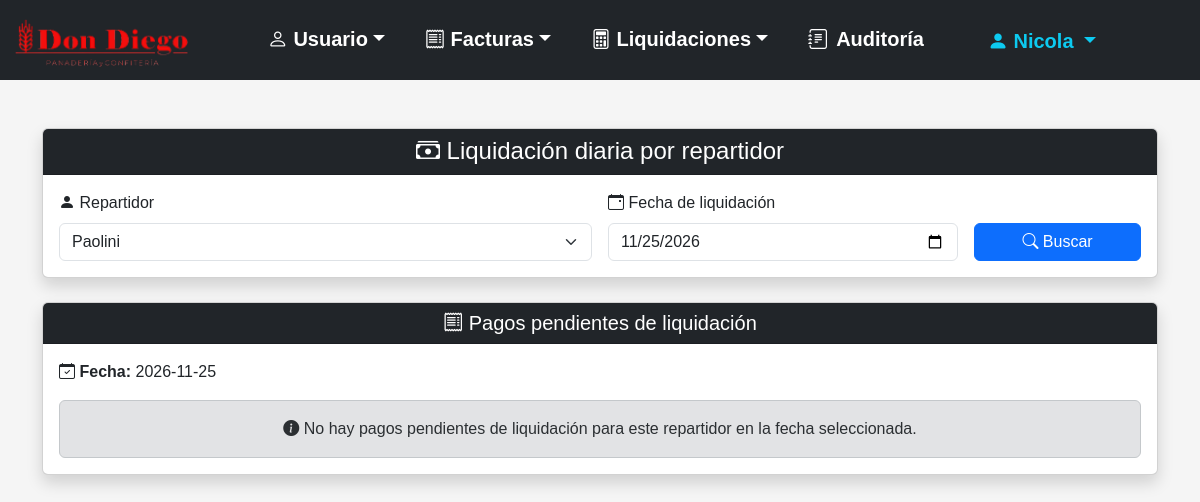
/Panaderia-v2/liquidacion_diaria.php?id_repartidor=1 (signed in), run on an earlier commit of the app's database.
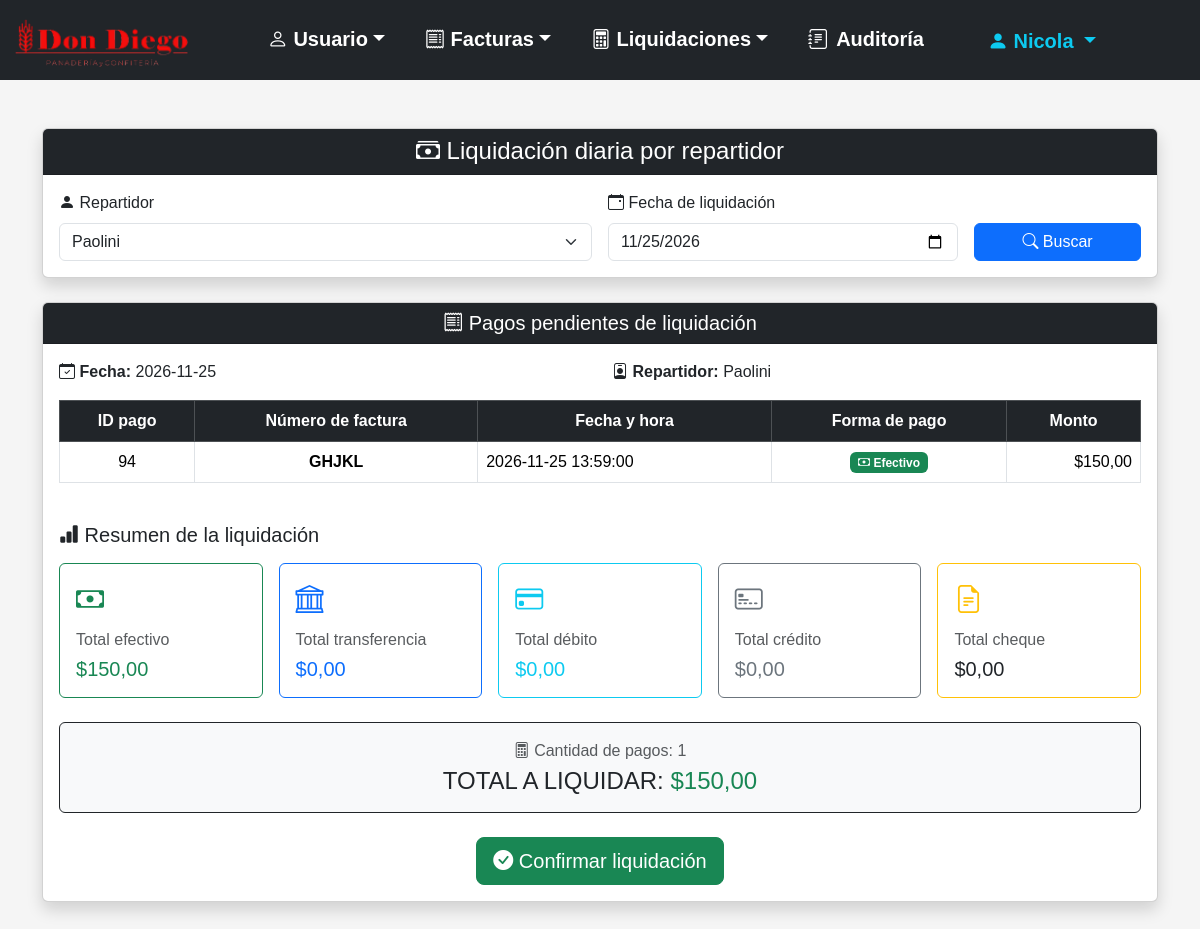
And on a later commit of the database.
### tables this page shows
CREATE TABLE `pago` (
  `id` int(10) UNSIGNED NOT NULL,
  `id_factura` int(10) UNSIGNED NOT NULL,
  `id_repartidor` smallint(5) UNSIGNED NOT NULL,
  `monto` decimal(8,2) NOT NULL,
  `forma_pago` enum('Efectivo','Transferencia','Debito','Credito','Cheque') NOT NULL,
  `fecha_hora` datetime NOT NULL DEFAULT current_timestamp(),
  `liquidado` tinyint(1) NOT NULL DEFAULT 0,
  `id_liquidacion` int(10) UNSIGNED DEFAULT NULL
);

CREATE TABLE `usuario` (
  `id` smallint(5) UNSIGNED NOT NULL,
  `usuario` varchar(32) NOT NULL,
  `contrasenia` varchar(255) NOT NULL,
  `activo` tinyint(1) NOT NULL DEFAULT 1,
  `id_ROL` tinyint(3) UNSIGNED NOT NULL
);

CREATE TABLE `factura` (
  `id` int(10) UNSIGNED NOT NULL,
  `numero_serie` varchar(20) NOT NULL,
  `monto` decimal(8,2) NOT NULL,
  `fecha_registro` datetime NOT NULL,
  `fecha_cobro` datetime DEFAULT NULL,
  `estado` enum('Cobrado','Pendiente','Anulada') NOT NULL DEFAULT 'Pendiente',
  `id_usuario_registro` smallint(5) UNSIGNED NOT NULL,
  `id_usuario_asignado` smallint(5) UNSIGNED DEFAULT NULL
);

### Panaderia-v2/liquidacion_diaria.php (the view, shortened to what the changed rows need)
<?php
require_once "conexion.php";
$pagos = [];
$id_repartidor_seleccionado = $_GET["id_repartidor"] ?? "";
$fecha_seleccionada = $_GET["fecha"] ?? date("Y-m-d");
$total_general = 0;
$total_efectivo = 0;
$total_transferencia = 0;
$total_credito = 0;
$total_debito = 0;
$total_cheque = 0;
if (
    $id_repartidor_seleccionado !== ""
    && $fecha_seleccionada !== ""
) {
    try {
        $sqlPagos = "SELECT p.id, p.id_factura, p.id_repartidor, p.monto, p.forma_pago, p.fecha_hora, p.liquidado, f.numero_serie, u.usuario AS nombre_repartidor
            FROM pago p INNER JOIN factura f ON p.id_factura = f.id INNER JOIN usuario u ON p.id_repartidor = u.id
            WHERE p.id_repartidor = :id_repartidor AND DATE(p.fecha_hora) = :fecha AND p.liquidado = 0
            ORDER BY p.fecha_hora ASC
        ";
        $stmtPagos = $conexion->prepare($sqlPagos);
        $stmtPagos->execute([":id_repartidor" => $id_repartidor_seleccionado, ":fecha" => $fecha_seleccionada]);
        $pagos = $stmtPagos->fetchAll(PDO::FETCH_ASSOC);
        foreach ($pagos as $pago) {
            $monto = (float) $pago["monto"];
            $total_general += $monto;
            switch ($pago["forma_pago"]) {
                case "Efectivo":
                    $total_efectivo += $monto;
                    break;
            }
        }
    } catch (PDOException $e) {
        $pagos = [];
        $error = "Error al obtener los pagos del repartidor.";
    }
}
?>
<!DOCTYPE html>
<html lang="es">
<head>
    <link rel="stylesheet" href="css/bootstrap-5.3.8/css/bootstrap.min.css">
    <link rel="stylesheet" href="imagenes/bootstrap-icons-1.13.1/bootstrap-icons.min.css">
    <link rel="stylesheet" href="css/estilo.css">
</head>
<body>
    <?php require_once "menu.php"; ?>
    <div class="container mt-5 mb-5">
        <?php if (
            $id_repartidor_seleccionado !== ""
            && $fecha_seleccionada !== ""
        ): ?>
            <div class="card shadow mb-4">
                <div class="card-body">
                    <div class="row mb-3">
                        <div class="col-md-6">
                            <strong> <i class="bi bi-calendar-check"></i> Fecha:</strong>
                            <?= htmlspecialchars($fecha_seleccionada) ?>
                        </div>
                        <?php if (count($pagos) > 0): ?>
                            <div class="col-md-6">
                                <strong><i class="bi bi-person-badge"></i> Repartidor:</strong>
                                <?= htmlspecialchars($pagos[0]["nombre_repartidor"]) ?>
                            </div>
                        <?php endif; ?>
                    </div>
                    <?php if (count($pagos) > 0): ?>
                        <div class="table-responsive">
                            <table class="table table-bordered table-hover align-middle">
                                <thead class="table-dark text-center">
                                    <tr>
                                        <th>ID pago</th>
                                        <th>Número de factura</th>
                                        <th>Fecha y hora</th>
                                        <th>Forma de pago</th>
                                        <th>Monto</th>
                                    </tr>
                                </thead>
                                <tbody>
                                    <?php foreach ($pagos as $pago): ?>
                                        <tr>
                                            <td class="text-center"><?= htmlspecialchars($pago["id"]) ?></td>
                                            <td class="text-center fw-bold"><?= htmlspecialchars($pago["numero_serie"]) ?></td>
                                            <td><?= htmlspecialchars($pago["fecha_hora"]) ?></td>
                                            <td class="text-center">
                                            <?php
                                            switch ($pago["forma_pago"]) {
                                                case "Efectivo":
                                                    $clase = "bg-success";
                                                    $icono = "bi-cash";
                                                    $nombre = "Efectivo";
                                                    break;
                                            }
                                            ?>
                                            <span class="badge <?= $clase ?>">
                                                <i class="bi <?= $icono ?>"></i>
                                                <?= htmlspecialchars($nombre) ?>
                                            </span>
                                            </td>
                                            <td class="text-end text-nowrap">
                                                $<?= number_format($pago["monto"], 2, ",", ".") ?>
                                            </td>
                                        </tr>
                                    <?php endforeach; ?>
                                </tbody>
                            </table>
                        </div>
                        <h5 class="mt-4 mb-3">
                            <i class="bi bi-bar-chart-fill"></i> Resumen de la liquidación
                        </h5>
                        <div class="row g-3">
                            <div class="col">
                                <div class="card border-success h-100">
                                    <div class="card-body">
                                        <div class="text-success mb-2">
                                            <i class="bi bi-cash fs-3"></i>
                                        </div>
                                        <h6 class="text-muted">Total efectivo</h6>
                                        <h5 class="mb-0 text-success">
                                            $<?= number_format($total_efectivo, 2, ",", ".") ?>
                                        </h5>
                                    </div>
                                </div>
                            </div>
                            <div class="col">
                                <div class="card border-primary h-100">
                                    <div class="card-body">
                                        <div class="text-primary mb-2">
                                            <i class="bi bi-bank fs-3"></i>
                                        </div>
                                        <h6 class="text-muted">Total transferencia</h6>
                                        <h5 class="mb-0 text-primary">
                                            $<?= number_format($total_transferencia, 2, ",", ".") ?>
                                        </h5>
                                    </div>
                                </div>
                            </div>
                            <div class="col">
                                <div class="card border-info h-100">
                                    <div class="card-body">
                                        <div class="text-info mb-2">
                                            <i class="bi bi-credit-card fs-3"></i>
                                        </div>
                                        <h6 class="text-muted">Total débito</h6>
                                        <h5 class="mb-0 text-info">
                                            $<?= number_format($total_debito, 2, ",", ".") ?>
                                        </h5>
                                    </div>
                                </div>
                            </div>
                            <div class="col">
                                <div class="card border-secondary h-100">
                                    <div class="card-body">
                                        <div class="text-secondary mb-2">
                                            <i class="bi bi-credit-card-2-front fs-3"></i>
                                        </div>
                                        <h6 class="text-muted">Total crédito</h6>
                                        <h5 class="mb-0 text-secondary">
                                            $<?= number_format($total_credito, 2, ",", ".") ?>
                                        </h5>
                                    </div>
                                </div>
                            </div>
                            <div class="col">
                                <div class="card border-warning h-100">
                                    <div class="card-body">
                                        <div class="text-warning mb-2">
                                            <i class="bi bi-file-earmark-text fs-3"></i>
                                        </div>
                                        <h6 class="text-muted">Total cheque</h6>
                                        <h5 class="mb-0 text-dark">
                                            $<?= number_format($total_cheque, 2, ",", ".") ?>
                                        </h5>
                                    </div>
                                </div>
                            </div>
                        </div>
                        <div class="card bg-light border-dark mt-4">
                            <div class="card-body text-center">
                                <p class="text-muted mb-1">
                                    <i class="bi bi-calculator"></i>
                                    Cantidad de pagos: <?= count($pagos) ?>
                                </p>
                                <h4 class="mb-0">
                                    TOTAL A LIQUIDAR:
                                    <span class="text-success">
                                        $<?= number_format($total_general, 2, ",", ".") ?>
                                    </span>
                                </h4>
                            </div>
                        </div>
                        <form
                            method="POST"
                            action="confirmar_liquidacion.php"
                            class="mt-4 text-center"
                            onsubmit="return confirm('¿Está seguro de confirmar esta liquidación? Los pagos seleccionados quedarán liquidados.');"
                        >
                            <button type="submit" class="btn btn-success btn-lg">
                                <i class="bi bi-check-circle-fill"></i>
                                Confirmar liquidación
                            </button>
                        </form>
                    <?php else: ?>
                        <div class="alert alert-secondary text-center mb-0">
                            <i class="bi bi-info-circle-fill"></i>
                            No hay pagos pendientes de liquidación para este
                            repartidor en la fecha seleccionada.
                        </div>
                    <?php endif; ?>
                </div>
            </div>
        <?php endif; ?>
    </div>
</body>
</html>

What changed in the data, as far as the page shows it:
added pago: id_repartidor.usuario "Paolini", id "94", id_factura.numero_serie "GHJKL", fecha_hora "2026-11-25 13:59:00", forma_pago "Efectivo", monto "150,00"
Also different on the page:
$total_efectivo: (not shown) → "150,00"
$total_transferencia: (not shown) → "0,00"
$total_debito: (not shown) → "0,00"
$total_credito: (not shown) → "0,00"
$total_cheque: (not shown) → "0,00"
count($pagos): (not shown) → "1"
$total_general: (not shown) → "150,00"
text no longer shown: "No hay pagos pendientes de liquidación para este repartidor en la fecha seleccionada."
text now shown: "Repartidor: ID pago Número de factura Fecha y hora Forma de pago Monto Resumen de la liquidación Total efectivo $ Total transferencia $ Total débito $ Total crédito $ Total cheque $ Cantidad de pagos: TOTAL A LIQUIDAR: $ Confirmar liquidación"
